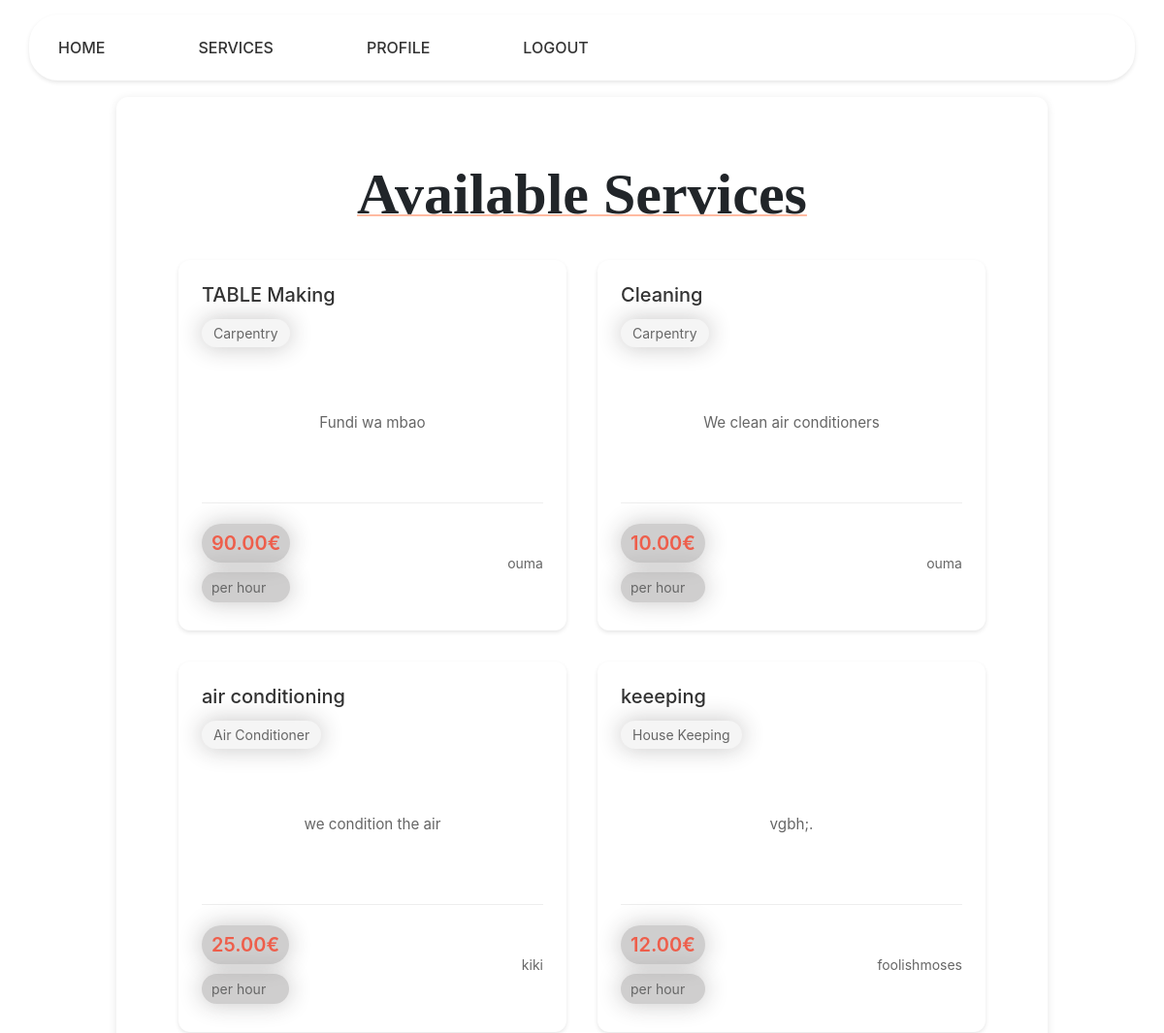
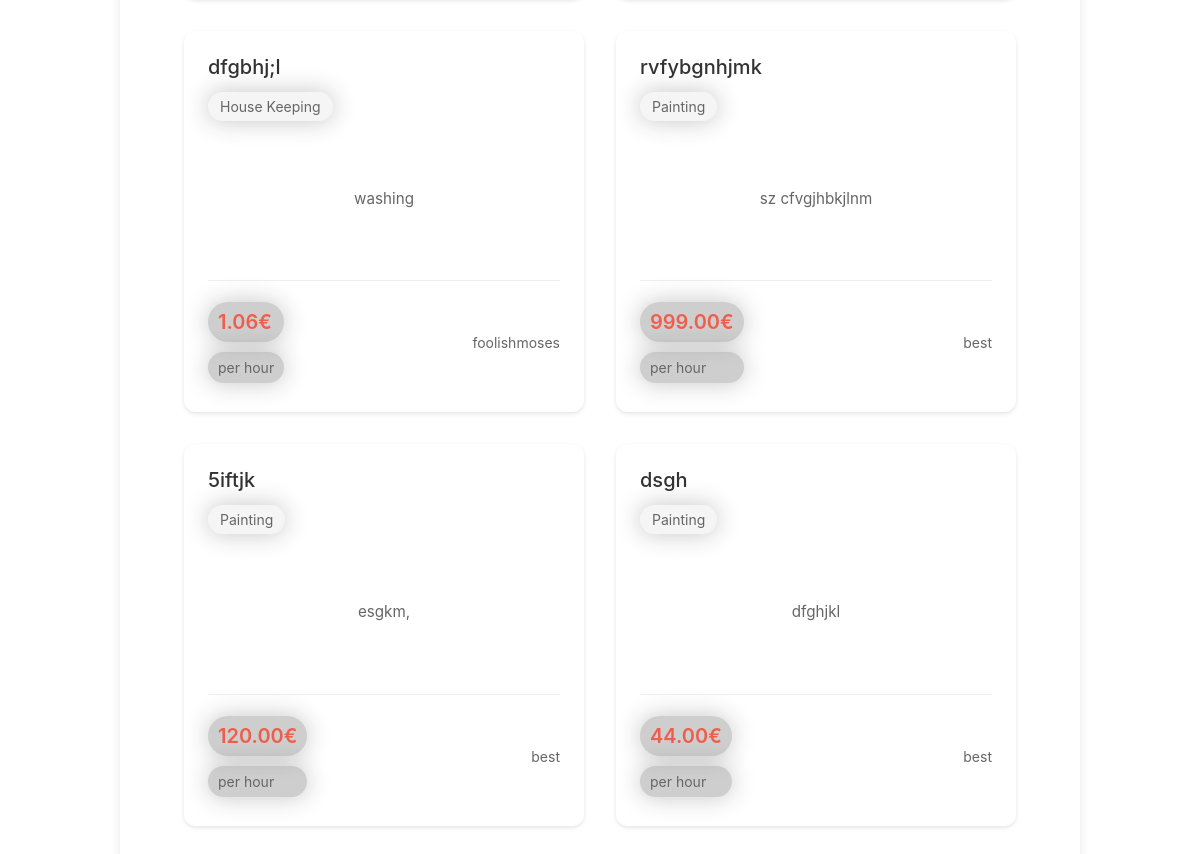
Screenshot of /services/ (signed in) with the database file from the repository (2 pictures, top to bottom).
### services/models.py (models this page shows, shortened)
class Service(models.Model):
    company = models.ForeignKey(Company, on_delete=models.CASCADE)
    name = models.CharField(max_length=40)
    description = models.TextField()
    price_hour = models.DecimalField(decimal_places=2, max_digits=100)
    rating = models.IntegerField(validators=[MinValueValidator(
        0), MaxValueValidator(5)], default=0)
    choices = (
        ('Air Conditioner', 'Air Conditioner'),
        ('Carpentry', 'Carpentry'),
        ('Electricity', 'Electricity'),
        ('Gardening', 'Gardening'),
        ('Home Machines', 'Home Machines'),
        ('House Keeping', 'House Keeping'),
        ('Interior Design', 'Interior Design'),
        ('Locks', 'Locks'),
        ('Painting', 'Painting'),
        ('Plumbing', 'Plumbing'),
        ('Water Heaters', 'Water Heaters'),
    )
    field = models.CharField(max_length=30, blank=False,
                             null=False, choices=choices)
    date = models.DateTimeField(auto_now=True, null=False)

### users/models.py (models this page shows, shortened)
class Company(models.Model):
    user = models.OneToOneField(
        User, on_delete=models.CASCADE, primary_key=True)
    field = models.CharField(max_length=70, choices=(('Air Conditioner', 'Air Conditioner'),
                                                     ('All in One', 'All in One'),
                                                     ('Carpentry', 'Carpentry'),
                                                     ('Electricity',
                                                      'Electricity'),
                                                     ('Gardening', 'Gardening'),
                                                     ('Home Machines',
                                                      'Home Machines'),
                                                     ('House Keeping',
                                                      'House Keeping'),
                                                     ('Interior Design',
                                                      'Interior Design'),
                                                     ('Locks', 'Locks'),
                                                     ('Painting', 'Painting'),
                                                     ('Plumbing', 'Plumbing'),
                                                     ('Water Heaters', 'Water Heaters')), blank=False, null=False)
    rating = models.IntegerField(
        validators=[MaxValueValidator(5), MinValueValidator(0)], default=0)

class User(AbstractUser):
    is_company = models.BooleanField(default=False)
    is_customer = models.BooleanField(default=False)
    email = models.EmailField(unique=True)
    USERNAME_FIELD = 'email'
    REQUIRED_FIELDS = ['username']
    def __str__(self):
        return self.username

### services/views.py (the view)
# urls.py: path('', views.service_list, name='services_list'),
def service_list(request):
    services = Service.objects.all().order_by("-date")
    return render(request, 'services/list.html', {'services': services})

### services/templates/services/list.html (shortened to what this page needs)
{% extends 'main/base.html' %}
{% block content %}
    <div class="services-container">
        <h1 class="title">Available Services</h1>
        <div class="services-grid">
            {% if services %}
                {% for service in services.all %}
                    <div class="service-card">
                        <div class="service-header">
                            <h3><a href="/services/{{service.id}}">{{ service.name }}</a></h3>
                            <span class="service-field">{{service.field}}</span>
                        </div>
                        <div class="service-description">
                            <p>{{ service.description }}</p>
                        </div>
                        <div class="service-footer">
                            <div class="service-price">
                                <span class="price-amount">{{service.price_hour}}€</span>
                                <span class="price-period">per hour</span>
                            </div>
                            <div class="service-provider">
                                <a href="/company/{{service.company.user}}">{{service.company.user}}</a>
                            </div>
                        </div>
                    </div>
                {% endfor %}
            {% else %}
                <div class="no-services">
                    <h2>No services available yet</h2>
                    <p>Check back later for new service listings</p>
                </div>
            {% endif %}
        </div>
    </div>
{% endblock %}

### static/css/style.css (style rules this page uses)
body { background: #f5f5f5; font-family: 'Inter', sans-serif; color: #333; line-height: 1.6; padding: 0; margin: 0; }
a { color: #ee5e4b; text-decoration: none; }
.content p { text-align: center; margin: 30px 0px; white-space: pre-line; }
.title { text-align: center; font-family: 'Times New Roman', Times, serif; font-size: 60px; font-weight: bold; text-decoration: 2px underline; text-decoration-color: rgba(255, 68, 0, 0.37); }
span { background-color: #3834343d; border-radius: 30px; box-shadow: 0px 0px 23px 1px #2423213d; padding: 5px 10px; margin: 5px 0px; }
.service-card { background: #fff; border-radius: 8px; padding: 1.5rem; margin-bottom: 1.5rem; box-shadow: 0 2px 4px rgba(0, 0, 0, 0.05); transition: transform 0.2s; }
.services-container { max-width: 1200px; margin: 0 auto; padding: 2rem; }
.services-grid { display: grid; grid-template-columns: repeat(auto-fill, minmax(300px, 1fr)); gap: 2rem; margin-top: 2rem; }
.service-card { background: white; border-radius: 12px; padding: 1.5rem; box-shadow: 0 2px 4px rgba(0, 0, 0, 0.1); transition: all 0.3s ease; display: flex; flex-direction: column; height: 100%; }
.service-header { margin-bottom: 1rem; }
.service-header h3 { margin: 0 0 0.5rem 0; font-size: 1.25rem; }
.service-header a { color: #333; text-decoration: none; }
.service-field { display: inline-block; padding: 0.25rem 0.75rem; background: #f5f5f5; border-radius: 20px; font-size: 0.875rem; color: #666; }
.service-description { flex-grow: 1; margin: 1rem 0; color: #666; font-size: 0.95rem; line-height: 1.5; }
.service-footer { display: flex; justify-content: space-between; align-items: center; margin-top: auto; padding-top: 1rem; border-top: 1px solid #eee; }
.service-price { display: flex; flex-direction: column; }
.price-amount { font-size: 1.25rem; font-weight: 600; color: #ee5e4b; }
.price-period { font-size: 0.875rem; color: #666; }
.service-provider { font-size: 0.875rem; }
.service-provider a { color: #666; text-decoration: none; }

### rows the page displays
Service: name "TABLE Making", field "Carpentry", description "Fundi wa mbao", price_hour "90.00", company.user "ouma"
Service: name "Cleaning", field "Carpentry", description "We clean air conditioners", price_hour "10.00", company.user "ouma"
Service: name "air conditioning", field "Air Conditioner", description "we condition the air", price_hour "25.00", company.user "kiki"
Service: name "keeeping", field "House Keeping", description "vgbh;.", price_hour "12.00", company.user "foolishmoses"
Service: name "dfgbhj;l", field "House Keeping", description "washing", price_hour "1.06", company.user "foolishmoses"
Service: name "rvfybgnhjmk", field "Painting", description "sz cfvgjhbkjlnm", price_hour "999.00", company.user "best"
Service: name "5iftjk", field "Painting", description "esgkm,", price_hour "120.00", company.user "best"
Service: name "dsgh", field "Painting", description "dfghjkl", price_hour "44.00", company.user "best"
